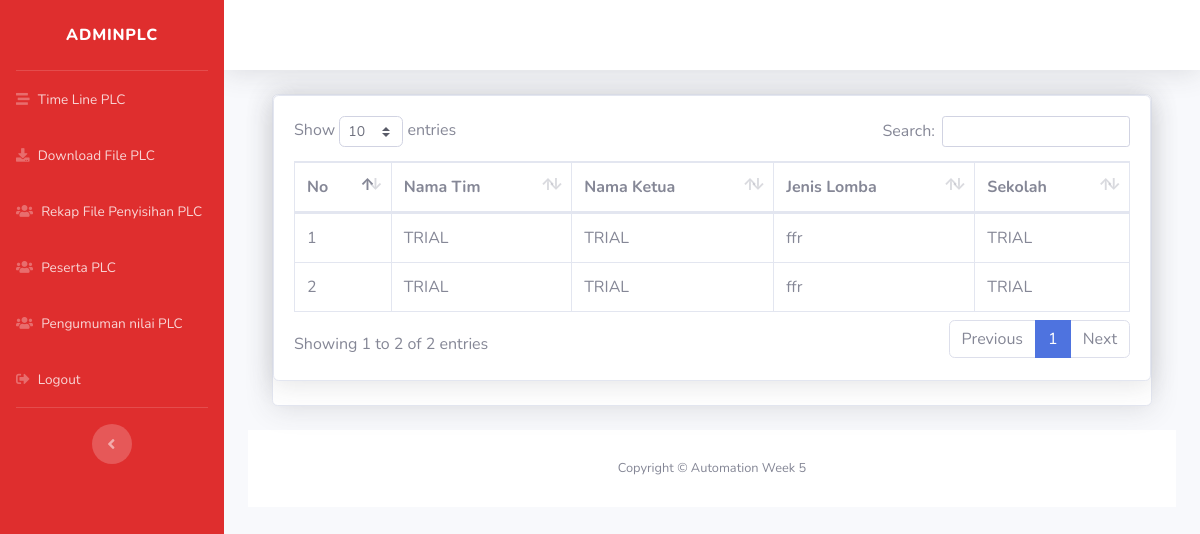
The page /admin/tb_peserta.php (signed in) on the database its author committed.
### tables this page shows
CREATE TABLE `tb_bukti` (
  `id` int(11) NOT NULL,
  `id_peserta` int(11) NOT NULL,
  `nama_tim` varchar(255) NOT NULL,
  `email` varchar(200) NOT NULL,
  `nama_ketua` varchar(200) NOT NULL,
  `bukti` varchar(500) NOT NULL,
  `buktikartu` varchar(500) NOT NULL,
  `buktifollow` varchar(500) NOT NULL,
  `buktitwiboon` varchar(500) NOT NULL,
  `fileabstrak` varchar(500) NOT NULL,
  `filepaper` varchar(500) NOT NULL
);

### admin/koneksi.php (called while the page is built, shortened)
<?php
class Koneksi {
    private $konek;
    private $host = "localhost";
    private $user = "root";
    private $pass = "";
    private $db = "autw8743_automation_week";
    private function sambung(){
        try {
            $this->konek = new PDO("mysql:host=".$this->host.";dbname=".$this->db.";charset=utf8mb4", $this->user, $this->pass);
            $this->konek->setAttribute(PDO::ATTR_ERRMODE, PDO::ERRMODE_EXCEPTION);
            $this->konek->setAttribute(PDO::ATTR_EMULATE_PREPARES, true);
        } catch (PDOException $ex) {
            error_log("Database Connection Error: " . $ex->getMessage());
            die("Could not connect to the database. Please try again later.");
        }
    }
    public function kueri($sql, $params = []) {
        try {
            $stmt = $this->konek->prepare($sql);
            $stmt->execute($params);
            return $stmt;
        } catch (PDOException $ex) {
            error_log("Query Error: " . $ex->getMessage() . " Query: " . $sql);
            die("An error occurred while executing the query.");
        }
    }
}
?>

### admin/tb_peserta.php (the view, shortened to what this page needs)
<?php
include "koneksi.php";
$kon = new Koneksi();
?>
<!DOCTYPE html>
<html lang="en">
<?php include "header.php" ?>
<body id="page-top">
    <div id="wrapper">
        <?php include "sidebar.php" ?>
        <div id="content-wrapper" class="d-flex flex-column">
            <div id="content">
                <?php include "topbar.php" ?>
                <div class="container-fluid">
                    <div class="container-fluid">
                        <div class="card shadow mb-4">
                            <?php
                            $abc = $kon->kueri("SELECT b.*, lp.`id_peserta`, lp.`nama_tim`, lp.`nama`, lp.`nama_anggota1`, lp.`nama_anggota2`, lp.`sekolah`, lp.`email`, lp.`telp`, lp.`pass`, lp.`jenis_lomba`, lp.`bidanglomba`, lp.`judul_abstrak`, lp.`proses`
                            FROM `tb_bukti` AS b
                            LEFT JOIN `login_peserta` AS lp
                            ON b.`id_peserta` = lp.`id_peserta`
                            WHERE lp.`id_peserta` > 1
                            ORDER BY lp.`proses` DESC");
                            $no = 0;
                            ?>
                            <div class="card shadow mb-4">
                                <div class="card-body">
                                    <div class="table-responsive">
                                        <table class="table table-bordered" id="dataTable" width="100%" cellspacing="0">
                                            <thead>
                                                <tr>
                                                    <th>No</th>
                                                    <th>Nama Tim</th>
                                                    <th>Nama Ketua</th>
                                                    <th>Jenis Lomba</th>
<th>Sekolah</th>
                                                </tr>
                                            </thead>
                                            <tbody>
                                                <?php foreach ($abc as $data) : $no++; ?>
                                                    <tr>
                                                        <td><?= $no  ?></td>
                                                        <td><?= $data['nama_tim']; ?></td>
                                                        <td><?= $data['nama_ketua']; ?></td>
                                                        <td><?= $data['jenis_lomba']; ?></td>
 <td><?= $data['sekolah']; ?></td>
                                                    </tr>
                                                <?php endforeach ?>
                                            </tbody>
                                        </table>
                                    </div>
                                </div>
                            </div>
                        </div>
                    </div>
                    <?php
                    include "footer.php"
                    ?>

### rows shown on the page
tb_bukti: id_peserta.nama_tim "TRIAL", nama_ketua "TRIAL", id_peserta.jenis_lomba "ffr", id_peserta.sekolah "TRIAL"
tb_bukti: id_peserta.nama_tim "TRIAL", nama_ketua "TRIAL", id_peserta.jenis_lomba "ffr", id_peserta.sekolah "TRIAL"

### other values the page prints
$_SESSION['nama_admin'] "ADMINPLC"
